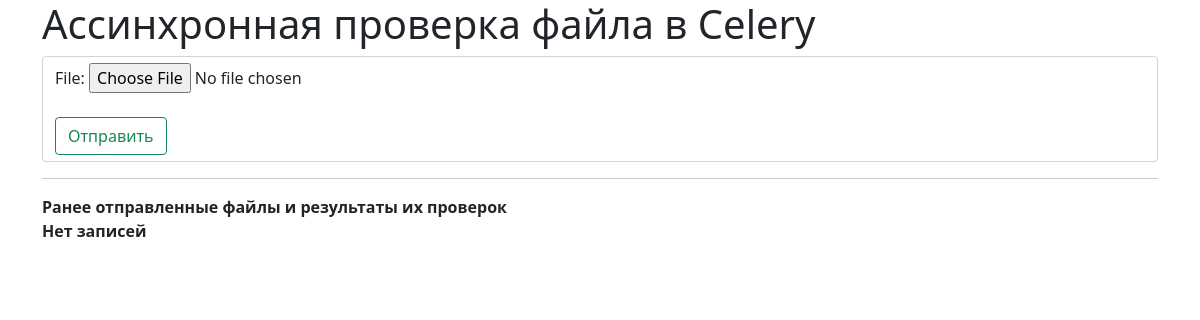
Before: / with the older database file.
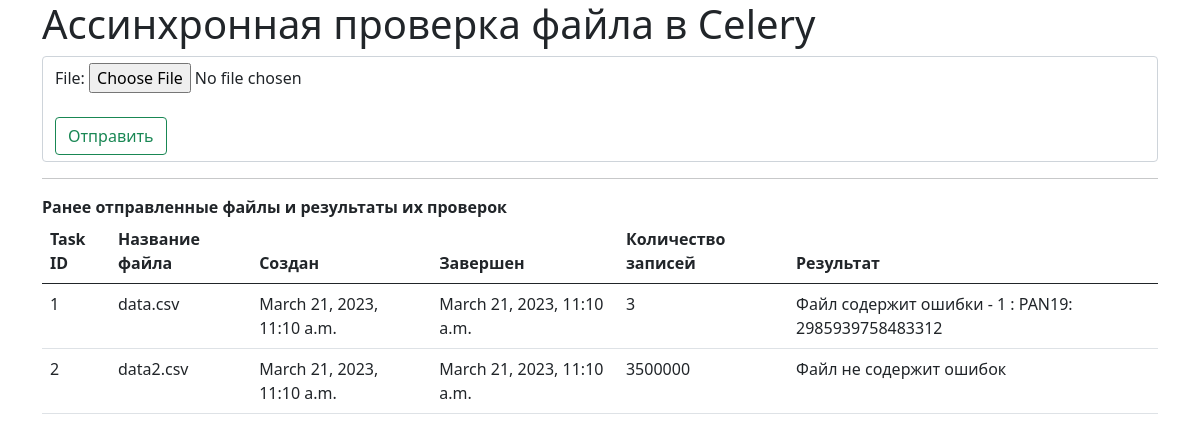
After: the same page with the newer database file.
### task/models.py (models this page shows)
class AsyncResults(models.Model):
    filename = models.CharField(max_length=120, blank=False, null=False)
    created_at = models.DateTimeField(auto_now=False)
    n_rows = models.IntegerField(null=True)
    finished_at = models.DateTimeField(auto_now=False, null=True)
    result = models.CharField(max_length=120, blank=False)

### task/views.py (the view, shortened to what this page needs)
# urls.py: path('', views.index, name="index"),
def index(request):
    if request.method == "GET":
        form = UploadFileForm()
        tasks = AsyncResults.objects.all()
        context = {
            "form": form,
            "tasks": tasks,
        }
        return render(request, "index.html", context)
    else:
        messages.error(request, "Ошибка при передаче запроса на страницу")
        return HttpResponseRedirect(request.path)

### task/forms.py
class UploadFileForm(forms.Form):
    file = forms.FileField()

### task/templates/index.html (shortened to what this page needs)
{% extends 'base.html' %}
{% block content %}
    <div class="container">
        <h1>Ассинхронная проверка файла в Celery</h1>
        <form class="form-control" method="post" action="" enctype="multipart/form-data">
            {{ form.as_p }}
            <button class="btn btn-outline-success mt-2" type="submit">Отправить</button>
        </form>
        <hr>
        <strong>Ранее отправленные файлы и результаты их проверок</strong><br>
        {% if tasks %}
            <table class="table">
                <thead>
                    <tr>
                        <th scope="col">Task ID</th>
                        <th scope="col">Название файла</th>
                        <th scope="col">Создан</th>
                        <th scope="col">Завершен</th>
                        <th scope="col">Количество записей</th>
                        <th scope="col">Результат</th>
                    </tr>
                </thead>
                <tbody>
                    {% for task in tasks %}
                    <tr>
                        <td>{{ task.id }}</td>
                        <td>{{ task.filename }}</td>
                        <td>{{ task.created_at }}</td>
                        <td>
                            {% if task.finished_at %}
                                {{ task.finished_at }}
                            {% else %}
                                <p style="color:red">Обрабатывается</p>
                            {% endif %}
                        </td>
                        <td>
                            {% if task.n_rows %}
                                {{ task.n_rows }}
                            {% else %}
                                <p style="color:red">Обрабатывается</p>
                            {% endif %}
                        </td>
                        <td>
                            {% if task.result %}
                                {{ task.result }}
                            {% else %}
                                <p style="color:red">Обрабатывается</p>
                            {% endif %}
                        </td>
                    </tr>
                    {% endfor %}
                </tbody>
            </table>
        {% else %}
        <b>Нет записей</b>
        {% endif %}
    </div>
{% endblock %}

### task/templates/base.html (shortened to what this page needs)
<!DOCTYPE html>
<html lang="ru">
<head>
    {% load static %}
    <link href="https://cdn.jsdelivr.net/npm/bootstrap@5.0.1/dist/css/bootstrap.min.css" rel="stylesheet">
</head>
<body>
    {% block content %}{% endblock %}
</body>
</html>

Changed rows visible on the page:
added AsyncResults: id "1", filename "data.csv", created_at "March 21, 2023, 11:10 a.m.", finished_at "March 21, 2023, 11:10 a.m.", n_rows "3", result "Файл содержит ошибки - 1 : PAN19: 2985939758483312"
added AsyncResults: id "2", filename "data2.csv", created_at "March 21, 2023, 11:10 a.m.", finished_at "March 21, 2023, 11:10 a.m.", n_rows "3500000", result "Файл не содержит ошибок"
Other visible differences:
text no longer shown: "Нет записей"
text now shown: "Task ID Название файла Создан Завершен Количество записей Результат"
